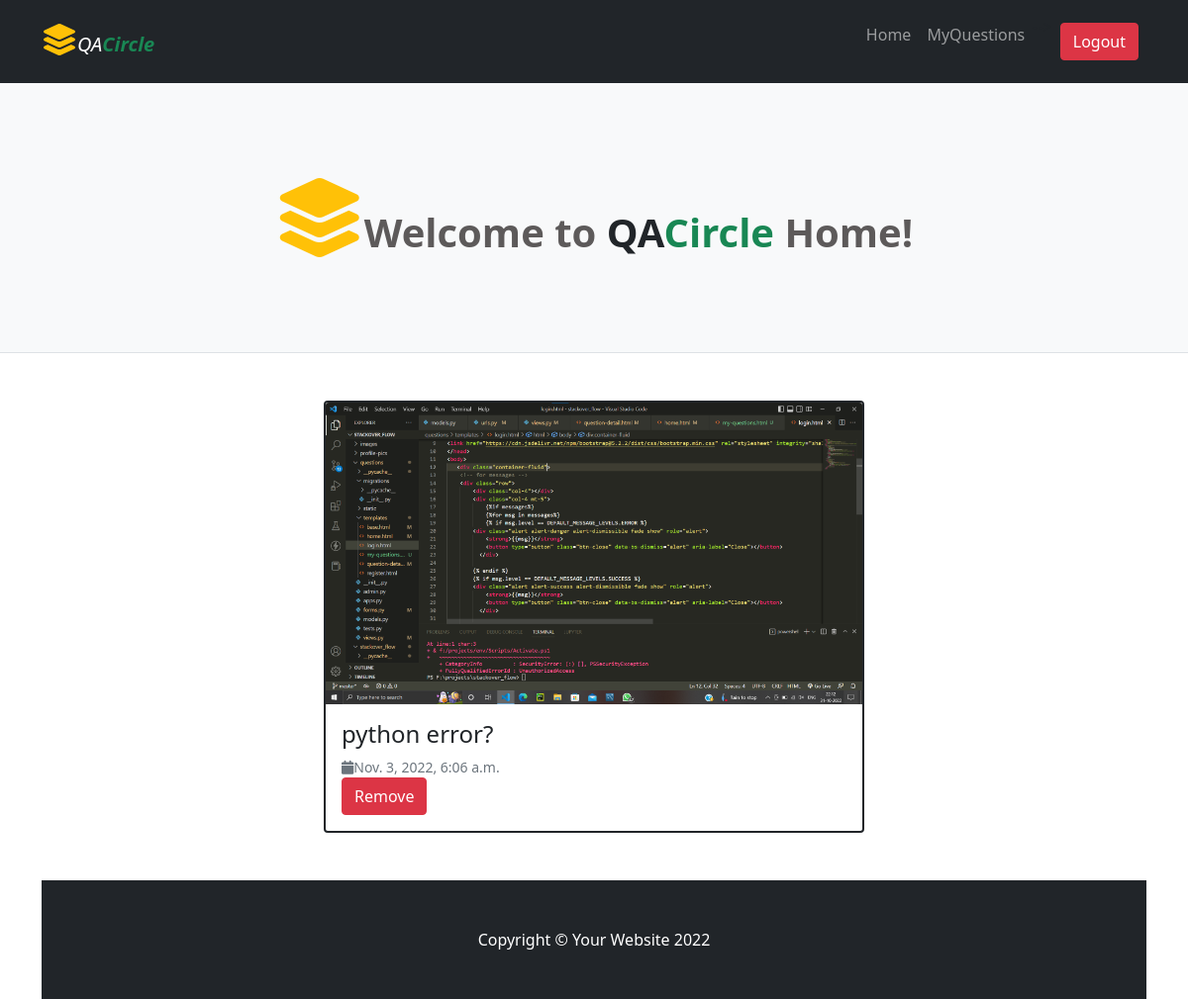
The app's page /myquestions (signed in) with its own data.
### questions/models.py (models this page shows, shortened)
class Questions(models.Model):
    user=models.ForeignKey(MyUser,on_delete=models.CASCADE)
    description=models.CharField(max_length=120)
    image=models.ImageField(upload_to="images",null=True,blank=True)
    asked_date=models.DateTimeField(auto_now_add=True)
    is_active=models.BooleanField(default=True)

### questions/views.py (the view)
# urls.py: path("myquestions",views.MyquestionsView.as_view(),name="my-questions"),
@method_decorator(decs,name="dispatch")
class MyquestionsView(View):
    def get(self,request,*args,**kwargs):
        my_questions=request.user.questions_set.all()
        return render(request,"my-questions.html",{"questions":my_questions})

### questions/views.py (called while the page is built)
def signin_required(fn):
    def wrapper(request,*args,**kwargs):
        if not request.user.is_authenticated:
            messages.error(request,"you must login")
            return redirect("login")
        else:
            return fn(request,*args,**kwargs)
    return wrapper

### questions/templates/my-questions.html
{%extends 'base.html'%}
{%block body_block%}
<div class="container">
    <div class="row mt-4">
        {%for q in questions%}
        <div class="col-lg-3">
        </div>
        <div class="col-lg-6">
            <div class="card mb-4 border border-dark border border-2">
                {%if q.image%}
                    <a href="#!"><img class="card-img-top" src="{{q.image.url}}" alt="..." /></a>
                {%endif%}
                <div class="card-body">
                    <h2 class="card-title h4">{{q.description}}</h2>
                    <div class="small text-muted"><i class="fa-sharp fa-solid fa-calendar"></i>{{q.asked_date}}</div>
                    <a class="btn btn-danger" href="{%url 'delete-myquestion' q.id%}">Remove</a>
                    </div>
                </div>
            </div>
  <div class="col-lg-3">
</div>
  {%endfor%}
</div>
{%endblock%}

### records on screen
Questions: image (picture), description "python error?", asked_date "Nov. 3, 2022, 6:06 a.m."
